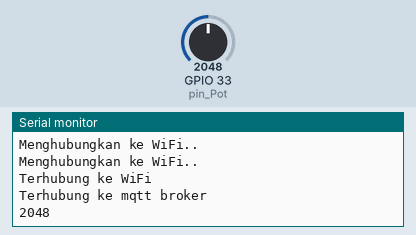
A sketch run on a simulated ESP32. Parts: the last lines printed to the serial monitor. Inputs (shaded band) come from the test bench; at power-on: GPIO 33 (pin_Pot) = 2048. WiFi joins after 1.5 s; servers stay silent unless stated; no MQTT or app messages arrive unless stated.

Above: at 2.7 s.
2.8 s: GPIO 33 (pin_Pot) set to 2866
At 4.1 s:
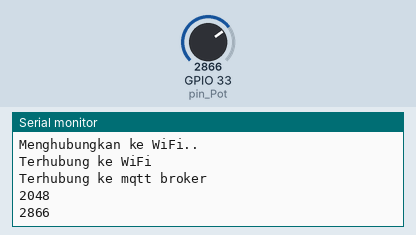
4.3 s: GPIO 33 (pin_Pot) set to 3603
At 5.4 s:
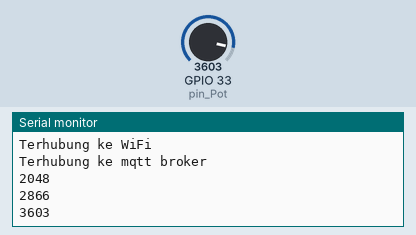
Timing chart, 0 to 7.3 s (numbered marks = the images above; inputs shaded):
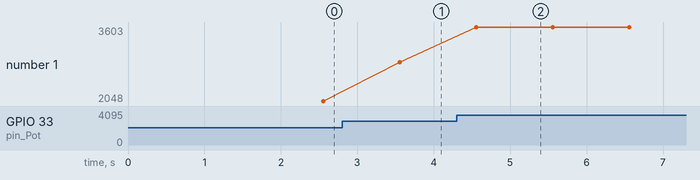

The sketch:

publiser_iyoti.ino
```cpp
#include <WiFi.h>
#include <PubSubClient.h>

#define pin_Pot 33

// WiFi
const char *ssid = "alterwin";
const char *password = "123456788";

// MQTT Broker
const char *mqtt_broker = "free.mqtt.iyoti.id";
const char *topic_pub = "erwincl/ldr";
//const char *topic_sub = "robotikid/sub";
//const char *mqtt_username = "RobotikID";
//const char *mqtt_password = "1234567";
const int mqtt_port = 1883;

String client_id = "RobotikID_publisher";
int waktu_sebelum, waktu_interval = 1*1000;
String data_pot_sebelum="";

WiFiClient espClient;
PubSubClient client(espClient);

void setup() {
   Serial.begin(115200);

   WiFi.begin(ssid, password);
   while (WiFi.status() != WL_CONNECTED) {
       delay(500);
       Serial.println("Menghubungkan ke WiFi..");
   }
   Serial.println("Terhubung ke WiFi");

   //Menghubungkan ke mqtt broker
   client.setServer(mqtt_broker, mqtt_port);
   while (!client.connected()) {
       if (client.connect(client_id.c_str())) {
           Serial.println("Terhubung ke mqtt broker");
       } else {
           Serial.print("Gagal Terhubung ");
           Serial.print(client.state());
           delay(2000);
       }
   }

   // publish and subscribe
   client.publish(topic_pub, "Hi, ESP32");
   waktu_sebelum = millis();
}

void loop() {
  client.loop();
  int analog_pot = analogRead(pin_Pot);
  String data_pot = String(analog_pot);

  if(millis() - waktu_sebelum >= waktu_interval){
    client.publish(topic_pub, data_pot.c_str());
    Serial.println(data_pot);

    waktu_sebelum = millis();
    data_pot_sebelum = data_pot;
  }
}
```

Measured:
- after the input at 2.8 s, the serial monitor: prints a new line after 0.76 s (image 1)
- after the input at 4.3 s, the serial monitor: prints a new line after 0.26 s (image 2)
- plotted number 1: 2048 → 2866 after the input at 2.8 s, 2866 → 3603 after the input at 4.3 s
